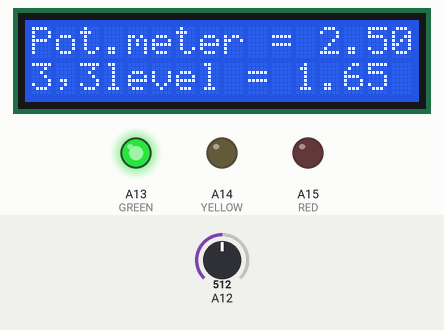
Simulated run of this sketch. Board: Arduino Mega 2560, built with avr-gcc and run on an emulated ATmega2560. On the bench: 16×2 character LCD, output pins drawn as LEDs (lit = HIGH). The test bench sets the inputs (shaded band); at power-on: A12 = 512.

Above: at 5.6 s.
5.7 s: A12 set to 716
At 12.8 s:
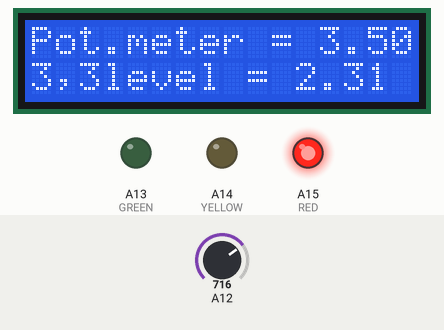
13.0 s: A12 set to 900
At 15.1 s:
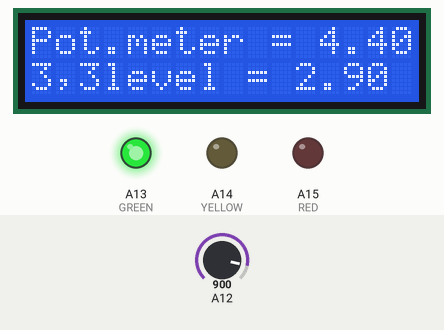
19.7 s: A12 set to 1023
At 23.6 s:
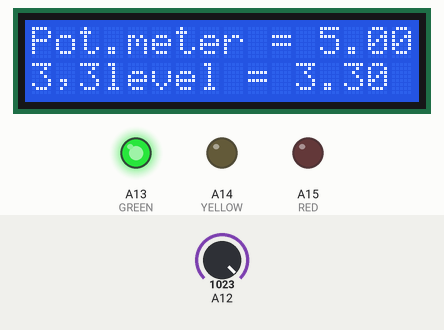
Timing chart, 0 to 32.4 s (numbered marks = the images above; inputs shaded):
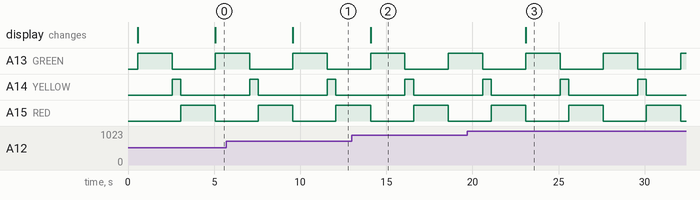

The sketch:

TrafficLight.ino
```cpp
#include <LiquidCrystal.h>

const int rs = 37, en = 36, d4 = 35, d5 = 34, d6 = 33, d7 = 32;
const int RED = A15, YELLOW = A14, GREEN = A13 ;
int DELAY_RED = 2000, DELAY_YELLOW = 500, DELAY_GREEN = 2000;
double U_pot, U_thr;
LiquidCrystal lcd(rs, en, d4, d5, d6, d7);

void setup() {
  // set up the LCD's number of columns and rows:
  lcd.begin(16, 2);
  // Print a message to the LCD.
  lcd.print("hello, world!");
  delay(500);
  lcd.clear();
  pinMode(RED, OUTPUT);
  pinMode(YELLOW,OUTPUT);
  pinMode(GREEN,OUTPUT);
}

void loop()
{
  green_light();
  delay(DELAY_GREEN);
  yellow_light();
  delay(DELAY_YELLOW);
  red_light();
  delay(DELAY_RED);
  int sensorValue = analogRead(A12);
  U_pot =  sensorValue * (5.0 / 1023.0);
  U_thr =  sensorValue * (3.3 / 1023.0);
  lcd.setCursor(0,0);
  lcd.print("Pot.meter = ");
  lcd.print(U_pot);
  lcd.setCursor(0,2);
  lcd.print("3,3level = ");
  lcd.print(U_thr);
}

void green_light()
{
  digitalWrite(GREEN, HIGH);
  digitalWrite(YELLOW, LOW);
  digitalWrite(RED, LOW);
}

void yellow_light()
{
  digitalWrite(GREEN, LOW);
  digitalWrite(YELLOW, HIGH);
  digitalWrite(RED, LOW);
}

void red_light()
{
  digitalWrite(GREEN, LOW);
  digitalWrite(YELLOW, LOW);
  digitalWrite(RED, HIGH);
}
```

Measured:
- after the input at 5.7 s, the display: changes after 3.9 s (image 1)
- after the input at 13.0 s, the display: changes after 1.1 s (image 2)
- after the input at 19.7 s, the display: changes after 3.4 s (image 3)
- by itself, A13 (GREEN), A15 (RED): alternates HIGH for 2.0 s and LOW for 2.5 s
- by itself, A14 (YELLOW): alternates HIGH for 0.50 s and LOW for 4.0 s
